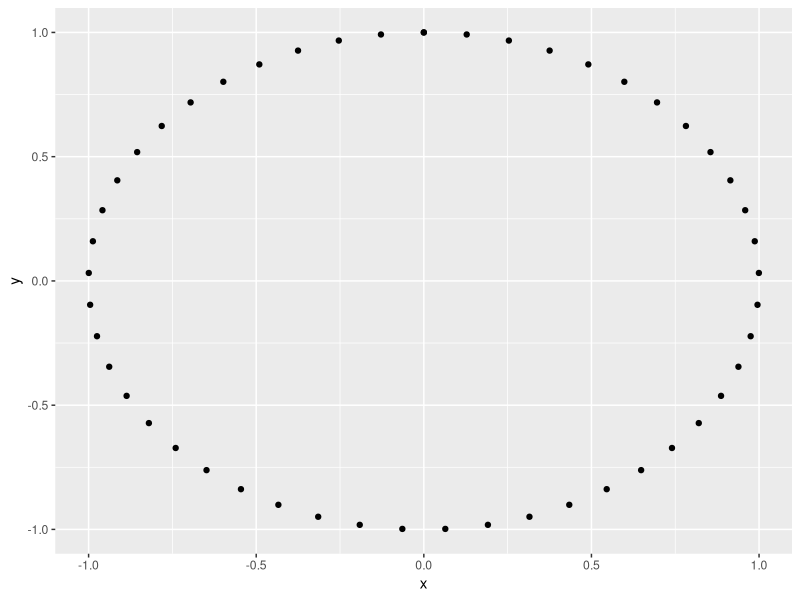
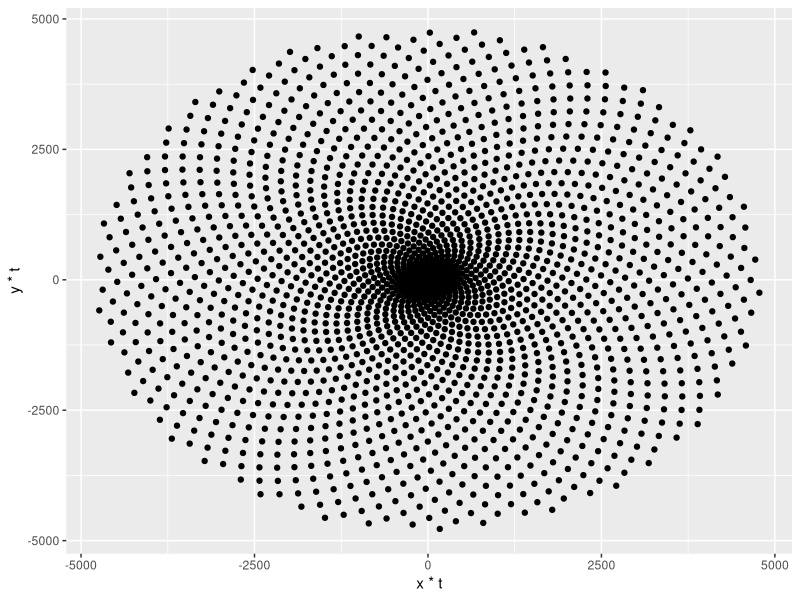
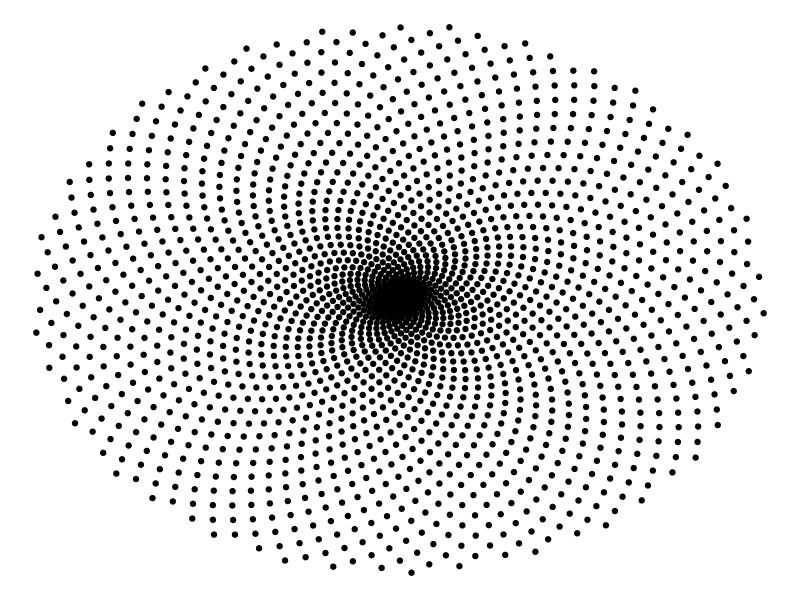
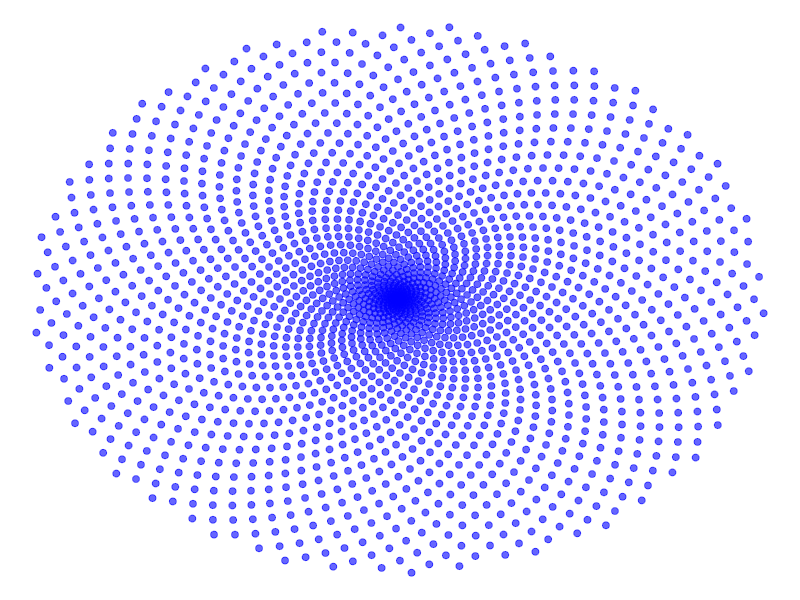
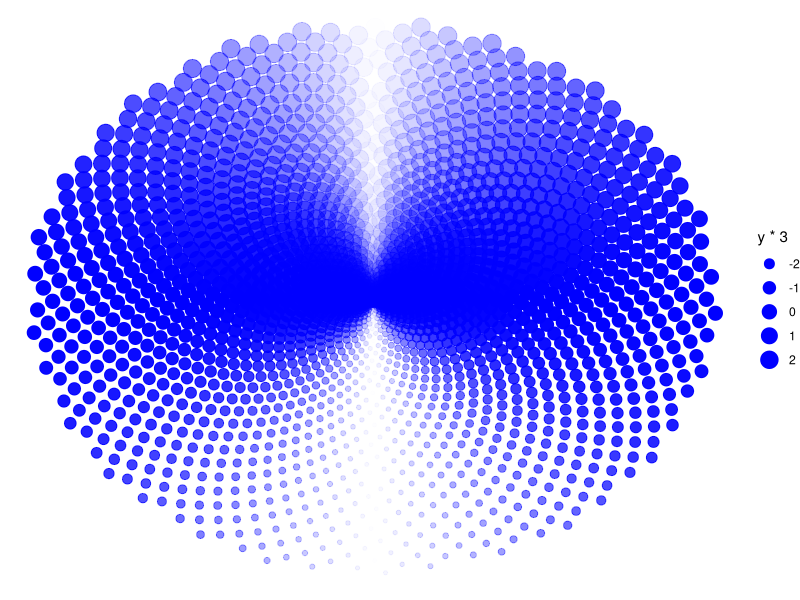
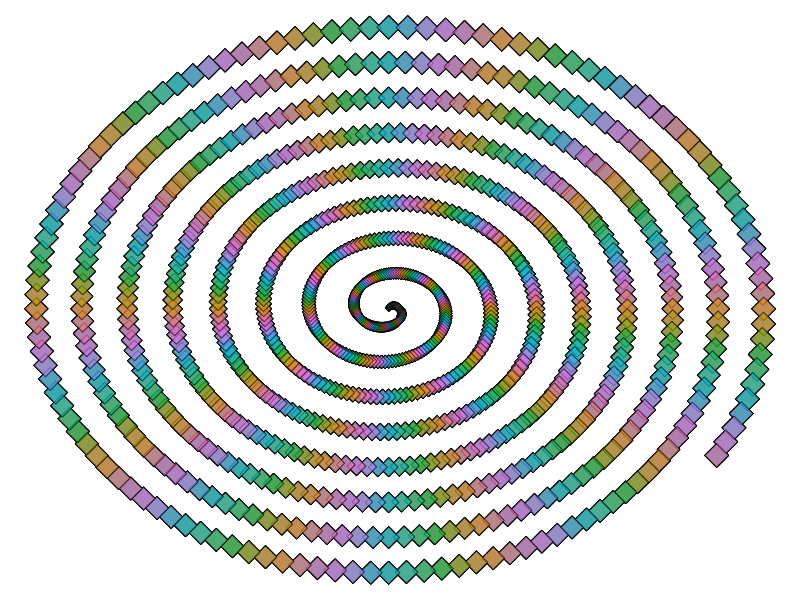
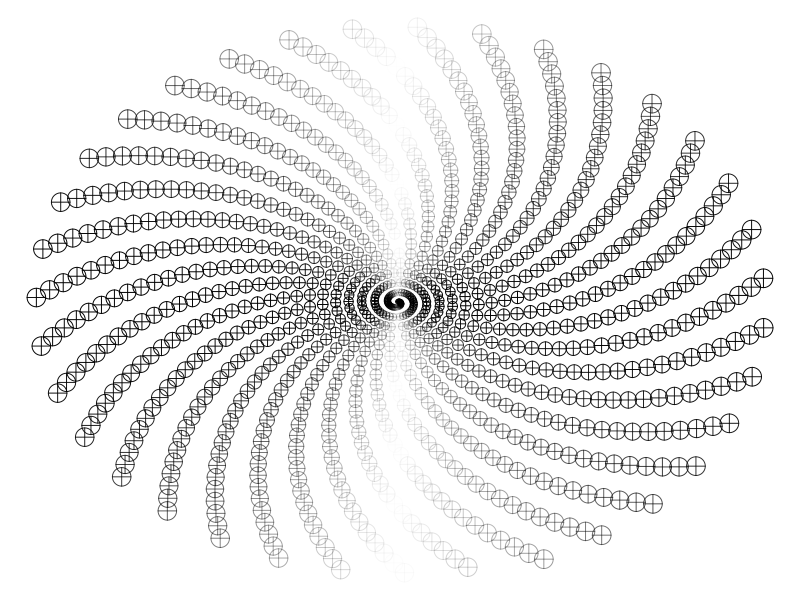

Generate these figures, in order, with R:
## ---- chunk 1
knitr::opts_chunk$set(echo = TRUE)
## ---- chunk 2
# This sets plot images to a nice size.
options(repr.plot.width = 4, repr.plot.height = 4)

# Loading in the ggplot2 package
library(ggplot2)
## ---- chunk 3
t <- seq(0, 2*pi, length.out = 50)
x <- sin(t)
y <- cos(t)
df <- data.frame(t, x, y)

# Make a scatter plot of points in a circle
p <- ggplot(df, aes(x, y))
p + geom_point()
## ---- chunk 4
# Defining the number of points
points<-2000

# Defining the Golden Angle
angle<-pi*(3-sqrt(5))

t <- (1:points) * angle
x <- sin(t)
y <-cos(t)
df <- data.frame(t, x, y)

# Make a scatter plot of points in a spiral
p <- ggplot(df, aes(x*t, y*t))
p +  geom_point()
## ---- chunk 5
df <- data.frame(t, x, y)

# Make a scatter plot of points in a spiral
p <- ggplot(df, aes(x*t, y*t))
p + geom_point() +
theme_void()

# mas cosas
p + geom_point(col = "blue", size=2, alpha=.6)+
theme_void()

## ---- chunk 6
p <- ggplot(df, aes(x*t, y*t,size=y*3))
p + geom_point(col = "blue",  alpha=abs(x))+
theme_void()

#p <- ggplot(df, aes(x*t, y*t,size=t))
#p + geom_point(col = "blue",shape=8,alpha=abs(x))+
#theme(legend.position = "none")
## ---- chunk 7
angle <-3 * pi/180#
#angle<-10*pi*(3-sqrt(5))/180
points <- 1000
color<-rep(c(1:12),1000)
t <- (1:points)*angle
x <- sin(t)
y <- cos(t)

df <- data.frame(t, x, y,color)

p <- ggplot(df, aes(x*t, y*t,size=t,fill = factor(color)))
p + geom_point(shape=23,alpha=0.6,show.legend = FALSE)+ theme_void()

## ---- chunk 8

angle<-13.4*pi*(3-sqrt(5))/180
points <- 1000

t <- (1:points)*angle
x <- sin(t)
y <- cos(t)

df <- data.frame(t, x, y)

p <- ggplot(df, aes(x*t, y*t,size=t))
p + geom_point(shape=10,alpha=abs(x),show.legend = FALSE)+ theme_void()

